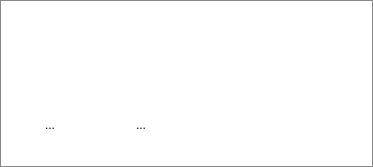
<?xml version="1.0" encoding="UTF-8"?>
<ui version="4.0">
 <class>CDlgTalkMoreMenu</class>
 <widget class="QWidget" name="CDlgTalkMoreMenu">
  <property name="geometry">
   <rect>
    <x>0</x>
    <y>0</y>
    <width>373</width>
    <height>167</height>
   </rect>
  </property>
  <property name="windowTitle">
   <string>CDlgTalkMoreMenu</string>
  </property>
  <layout class="QHBoxLayout" name="horizontalLayout">
   <property name="leftMargin">
    <number>0</number>
   </property>
   <property name="topMargin">
    <number>0</number>
   </property>
   <property name="rightMargin">
    <number>0</number>
   </property>
   <property name="bottomMargin">
    <number>0</number>
   </property>
   <item>
    <widget class="QWidget" name="widget" native="true">
     <property name="minimumSize">
      <size>
       <width>70</width>
       <height>65</height>
      </size>
     </property>
     <property name="styleSheet">
      <string notr="true">#widget{
border:1px solid #888;
background:#ffffff;}

QToolButton{
 border:none;
}</string>
     </property>
     <layout class="QGridLayout" name="gridLayout">
      <property name="leftMargin">
       <number>0</number>
      </property>
      <property name="topMargin">
       <number>3</number>
      </property>
      <property name="rightMargin">
       <number>0</number>
      </property>
      <property name="bottomMargin">
       <number>0</number>
      </property>
      <item row="1" column="2">
       <widget class="QToolButton" name="toolBtnMake">
        <property name="minimumSize">
         <size>
          <width>70</width>
          <height>65</height>
         </size>
        </property>
        <property name="text">
         <string/>
        </property>
       </widget>
      </item>
      <item row="1" column="4">
       <widget class="QToolButton" name="toolBtnMember">
        <property name="minimumSize">
         <size>
          <width>70</width>
          <height>65</height>
         </size>
        </property>
        <property name="text">
         <string/>
        </property>
       </widget>
      </item>
      <item row="0" column="4">
       <widget class="QToolButton" name="toolBtnFullScreen">
        <property name="minimumSize">
         <size>
          <width>70</width>
          <height>65</height>
         </size>
        </property>
        <property name="text">
         <string/>
        </property>
       </widget>
      </item>
      <item row="1" column="0">
       <widget class="QToolButton" name="toolBtnController">
        <property name="minimumSize">
         <size>
          <width>70</width>
          <height>65</height>
         </size>
        </property>
        <property name="text">
         <string>...</string>
        </property>
       </widget>
      </item>
      <item row="0" column="1">
       <widget class="QToolButton" name="toolBtnDish">
        <property name="minimumSize">
         <size>
          <width>70</width>
          <height>65</height>
         </size>
        </property>
        <property name="text">
         <string/>
        </property>
       </widget>
      </item>
      <item row="0" column="2">
       <widget class="QToolButton" name="toolBtnThis">
        <property name="minimumSize">
         <size>
          <width>70</width>
          <height>65</height>
         </size>
        </property>
        <property name="text">
         <string/>
        </property>
       </widget>
      </item>
      <item row="0" column="0">
       <widget class="QToolButton" name="toolBtnFacility">
        <property name="minimumSize">
         <size>
          <width>70</width>
          <height>65</height>
         </size>
        </property>
        <property name="text">
         <string/>
        </property>
       </widget>
      </item>
      <item row="1" column="1">
       <widget class="QToolButton" name="toolBtnDeviceCap">
        <property name="minimumSize">
         <size>
          <width>70</width>
          <height>65</height>
         </size>
        </property>
        <property name="text">
         <string>...</string>
        </property>
       </widget>
      </item>
     </layout>
    </widget>
   </item>
  </layout>
 </widget>
 <layoutdefault spacing="6" margin="11"/>
 <resources/>
 <connections/>
</ui>
